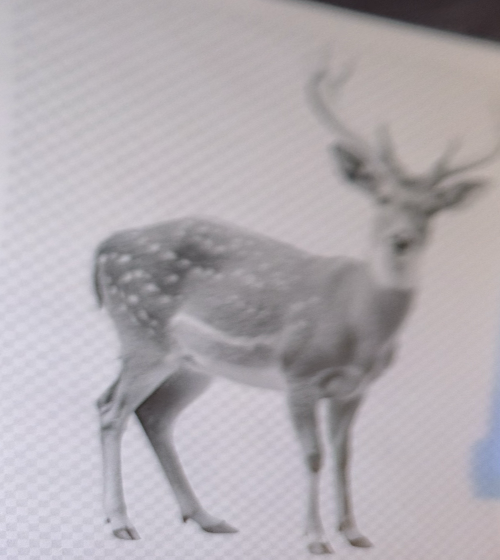
#> input picture deer_deterrent/tests/recognition_analysis/results/d2_rectified.png, 500 x 560 px
$ python e_h_clean.py
#> lines starting #> are read from the running program, lines starting #| are printed output that depends on the picture
### deer_deterrent/tests/recognition_analysis/exp_util.py
import sys,glob,json,os
import numpy as np
sys.path.insert(0,'.')
from interp import Model,decode
# paths relative to tests/recognition_analysis, the folder every script is run from
MODEL='../../experiments/deer-classifier/model/deer.espdl'
REC='../recognition'
MAIN=REC+'/p3-demo-20261104-02'
_m=None
# [4 lines left out: function model, not called in this run]
def stem(fr,folder=MAIN):
    return [x for x in glob.glob(folder+f'/*-frame-{fr:06d}.json')][0][:-5]
def load_input(st): return np.fromfile(st+'.input.i8',dtype=np.int8).reshape(224,224,3)
def load_rec(st): return json.load(open(st+'.json'))
def forward(x):
    m=model(); T=m.run(x)
    return {k:T[k] for k in m.outputs}
def boxes(out,floor=0.10):
    return decode(out,model().exp,floor=floor)
# [7 lines left out: function head_max, not called in this run]
def score(out):
    b=boxes(out); return max([r['score'] for r in b],default=0.0)
def top(out):
    b=boxes(out)
    return max(b,key=lambda r:r['score']) if b else None
# [4 lines left out: function to_i8, not called in this run]
def from_i8(x):
    return np.clip(x.astype(np.float64)/128.0*255.0,0,255)
# [12 lines left out: function firmware_resize, not called in this run]

### deer_deterrent/tests/recognition_analysis/e_h_clean.py
# The D2 print from the phone photograph IMG_6710, as the camera saw it (rectify_d2.py), with no capture light on it: gray, cut out on a
# printed checkerboard, and out of focus (the phone focused on the wires). "Clean" below means unlit.
# Same picture at every size, on plain fields, through a camera-like path: 320x240, JPEG with the camera's own quantization tables and
# chroma subsampling, Pillow's decode, nearest, letterbox.
import sys,glob,os,json,io; sys.path.insert(0,'.')
import numpy as np
from PIL import Image,ImageDraw,ImageEnhance,ImageOps,JpegImagePlugin
from exp_util import *
d2=Image.open('results/d2_rectified.png').convert('RGB')
#> d2 is the input picture: PIL image 500x560 RGB; mean R, G, B 176.9, 171.3, 176.4
# keep the picture area only (drop the dark top-left corner and the marker edge at the left)
d2=d2.crop((30,40,490,555))
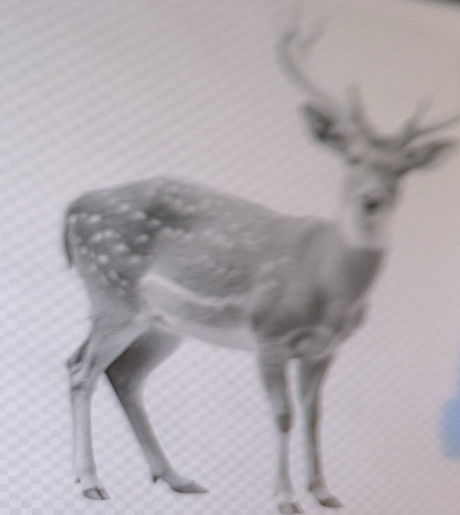
#> d2: PIL image 460x515 RGB; mean R, G, B 177.2, 171.4, 176.3
# whiten the ambient cast a little so the paper reads neutral
a=np.asarray(d2).astype(float); a=a/np.median(a.reshape(-1,3),axis=0)*200; d2=Image.fromarray(np.clip(a,0,255).astype(np.uint8))
#> after `a = a / np.median(a.reshape(-1, 3), axis=0) * 200`:
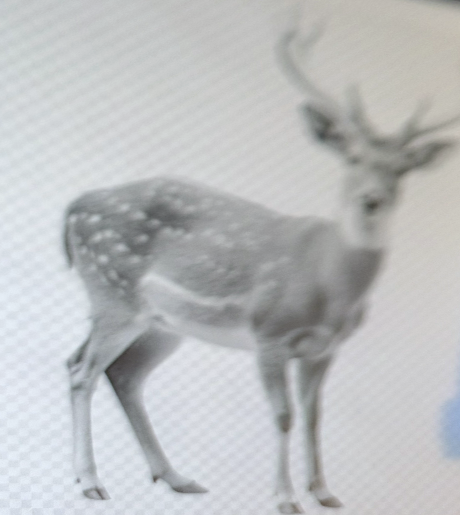
#> a: shape (515, 460, 3) float64; mean R, G, B 188.5, 190.5, 191.7
d2.save('results/d2_clean.png')
# the camera's own JPEG settings, as frame 18's saved JPEG carries them: the quantization tables its quality 12 gives (a setting on the
# camera's own scale, not Pillow's) and its 4:2:2 chroma subsampling
with Image.open(stem(18)+'.jpg') as cam: CAM_QTABLES=cam.quantization; CAM_SUBSAMPLING=JpegImagePlugin.get_sampling(cam)
#> (the run stopped early here; a loop or call above may not have finished)
